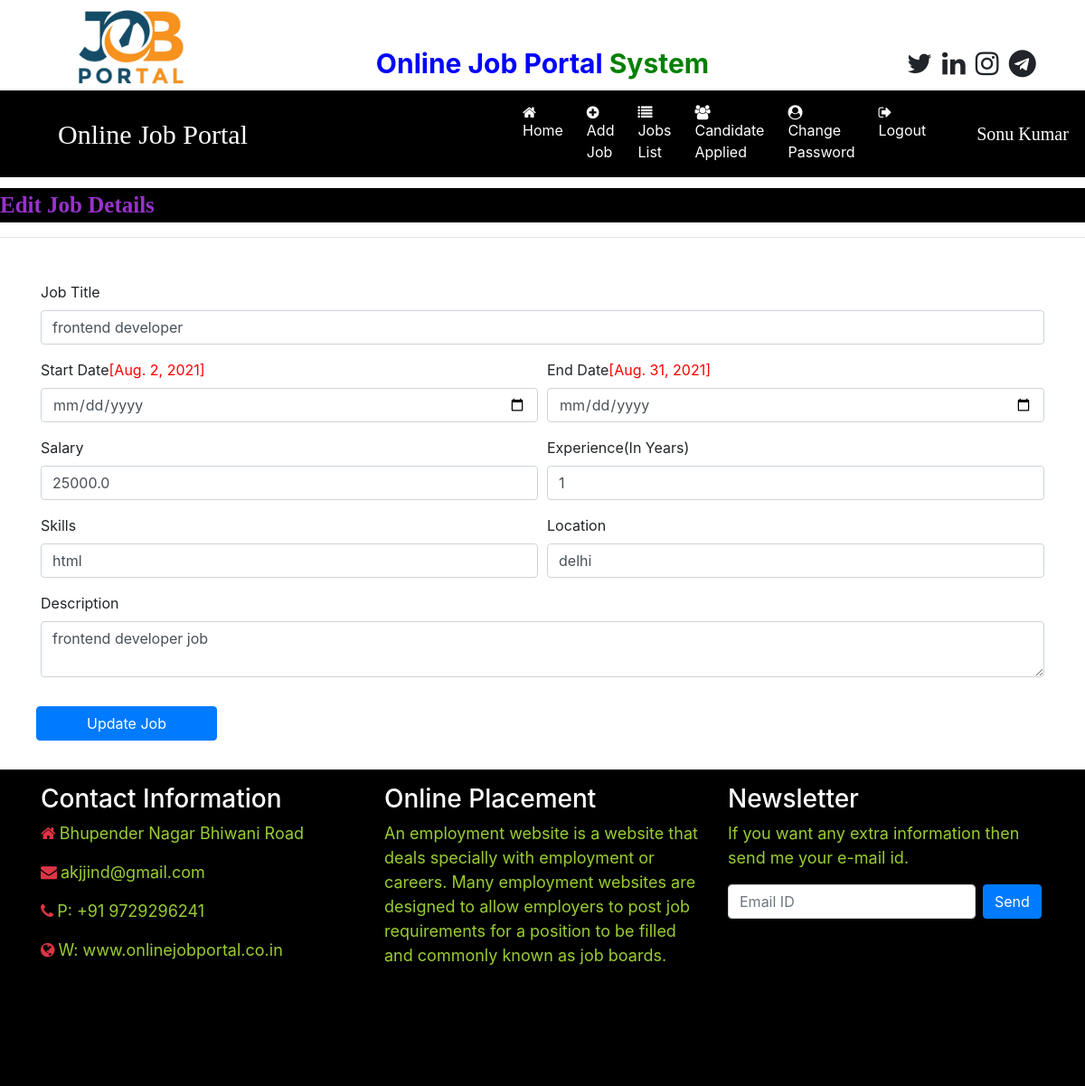
Screenshot of /edit_jobdetail/1 (signed in) with the database file from the repository.
### job/models.py (models this page shows, shortened)
class Job(models.Model):
    recruiter = models.ForeignKey(Recruiter,on_delete=models.CASCADE)
    start_date= models.DateField()
    end_date=models.DateField()
    title=models.CharField(max_length=100)
    salary= models.FloatField(max_length=20)
    description=models.CharField(max_length=500)
    experience=models.CharField(max_length=50)
    location=models.CharField(max_length=100)
    skills=models.CharField(max_length=100)

### job/views.py (the view, shortened to what this page needs)
# urls.py: path('edit_jobdetail/<int:pid>',edit_jobdetail,name="edit_jobdetail"),
def edit_jobdetail(request,pid):
    if not request.user.is_authenticated:
        return redirect('recruiter_login')
    error=""
    job=Job.objects.get(id=pid)
    d={'error':error, 'job':job}
    return render(request, 'job/edit_jobdetail.html',d)

### job/templates/job/edit_jobdetail.html (shortened to what this page needs)
{% load static %}
{% block body%}
{% include 'job/recruiter_navigation.html' %}
<marquee style="font-family: 'Monotype Corsiva'; font-size:25px;color: darkorchid;background-color:black; font-weight: bold;margin-top: 1%;">
    Edit Job Details
</marquee>
<hr>
<form class="container mt-5"  name="signup" method="post">
   <div class="form-row">
       <div class=" form-group col-md-12">
           <label>Job Title</label>
           <input type="text" class="form-control" name="jobtitle" value="{{job.title}}" required>
       </div>
       <div class=" form-group col-md-6">
            <label>Start Date</label><span style="color:red;">[{{job.start_date}}]</span>
            <input type="date" class="form-control" name="startdate" >
        </div>
        <div class=" form-group col-md-6">
            <label>End Date</label><span style="color:red;">[{{job.end_date}}]</span>
            <input type="date" class="form-control" name="enddate">
        </div>
        <div class=" form-group col-md-6">
            <label>Salary</label>
            <input type="text" class="form-control" name="salary" value="{{job.salary}}" placeholder="Salary" required>
        </div>
        <div class=" form-group col-md-6">
            <label>Experience(In Years)</label>
            <input type="text" class="form-control" name="experience" value="{{job.experience}}" required>
        </div>
        <div class=" form-group col-md-6">
            <label>Skills</label>
            <input type="text" class="form-control" name="skills" value="{{job.skills}}">
        </div>
        <div class=" form-group col-md-6">
           <label>Location </label>
           <input type="text" class="form-control" name="location" value="{{job.location}}">
       </div>
        <div class=" form-group col-md-12">
            <label>Description </label>
            <textarea class="form-control" name="description" >{{job.description}}</textarea>
        </div>
        <input type="submit" value="Update Job" class="btn btn-primary my-3" style="width:200px; ">
   </div>
</form>
{% include 'job/footer.html' %}
{% endblock body%}

### job/templates/job/recruiter_navigation.html (shortened to what this page needs)
<html>
    <head>
        {% load static %}
  <link rel="stylesheet" href="https://maxcdn.bootstrapcdn.com/bootstrap/4.5.2/css/bootstrap.min.css">
  <link rel="stylesheet" href="https://cdnjs.cloudflare.com/ajax/libs/font-awesome/4.7.0/css/font-awesome.min.css">
    </head>
    <body>
        <div class="container">
            <div class="row">
                <div class="col-sm-3">
                    <img src="{% static 'images/4.jpg'%}" style="width:200px; height:100px">
                </div>
                <div class="col-sm-6 mt-5 text-center">
                    <span style="font-weight:bold ; font-size :30px">
                        <span style = "color : blue">Online Job Portal</span>
                        <span style = "color : green">System</span>
                    </span>
                </div>
                <div class="col-sm-3 mt-5" style="padding-left:10%">
                    <span style="font-weight:bold; font-size:30px">
                        <span><i class="fa fa-twitter pl-1"></i></span>
                        <span><i class="fa fa-linkedin pl-1"></i></span>
                        <span><i class="fa fa-instagram pl-1"></i></span>
                        <span><i class="fa fa-telegram pl-1"></i></span>
                    </span>
                </div>
            </div>
        </div>
        <nav class="navbar navbar-expand-sm" style="background-color :black">
            <a class="navbar-brand text-white pl-5 font-weight-weight-bold" style="font-family:'Monotype Corsiva'; font-size:30px">Online Job Portal</a>
            <ul class="navbar-nav">
                <li class="nav-item">
                   <a class="nav-link" href="{% url 'recruiter_home'%}" style="margin-left:280px"><i class="fa fa-home mr-1"></i>Home</a>
                </li>
                <li class="nav-item">
                   <a class="nav-link" href="{% url 'add_job' %}"><i class="fa fa-plus-circle mr-1"></i>Add Job</a>
                </li>
                <li class="nav-item">
                   <a class="nav-link" href="{% url 'job_list'%}" ><i class="fa fa-list mr-1"></i>Jobs List</a>
                </li>
                <li class="nav-item">
                    <a class="nav-link" href="{% url 'applied_candidatelist' %}" ><i class="fa fa-users mr-1"></i>Candidate Applied</a>
                </li>
                <li class="nav-item">
                    <a class="nav-link" href="{% url 'change_passwordrecruiter' %}" ><i class="fa fa-user-circle mr-1"></i>Change Password</a>
                </li>
                <li class="nav-item">
                    <a class="nav-link" href="{% url 'Logout' %}" ><i class="fa fa-sign-out mr-1"></i>Logout</a>
                </li>
            </ul>
            <a class="navbar-brand text-white pl-5 font-weight-weight-bold" style="font-family:'Monotype Corsiva'; font-size:20px">{{request.user.first_name}} {{request.user.last_name}}</a>
        </nav>
    </body>
</html>

### job/templates/job/recruiter_navigation.html (style rules this page uses)
.nav-link { color :white !important; margin-left:10px; }

### rows the page displays
Job: jobtitle "frontend developer", start_date "Aug. 2, 2021", end_date "Aug. 31, 2021", salary "25000.0", experience "1", skills "html", location "delhi", description "frontend developer job"

### other values shown
{{ request.user.first_name }} "Sonu"
{{ request.user.last_name }} "Kumar"
